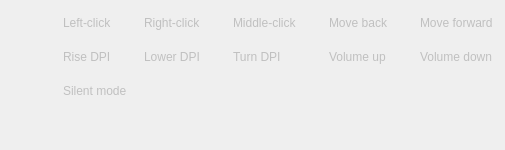
             <widget class="QWidget" name="page_2_1">
              <layout class="QGridLayout" name="gridLayout_20">
               <property name="leftMargin">
                <number>41</number>
               </property>
               <property name="topMargin">
                <number>15</number>
               </property>
               <property name="horizontalSpacing">
                <number>9</number>
               </property>
               <property name="verticalSpacing">
                <number>18</number>
               </property>
               <item row="0" column="1">
                <widget class="QRadioButton" name="rdBttn_key_func_rght_clck">
                 <property name="focusPolicy">
                  <enum>Qt::NoFocus</enum>
                 </property>
                 <property name="styleSheet">
                  <string notr="true">QRadioButton {
	color: silver;
}
QRadioButton:disabled {
	color: #454950;
}
QRadioButton::indicator {
	height: 16px;
	width: 16px;
	border: 0px;
 }
QRadioButton::indicator::unchecked {
	background-image: url(:/images/icons/buttons/icon_option_unchecked.png);
}
QRadioButton::indicator::checked {
	background-image: url(:/images/icons/buttons/icon_option_checked.png);
}
QRadioButton:focus {
   outline: none;
}</string>
                 </property>
                 <property name="text">
                  <string>Right-click</string>
                 </property>
                </widget>
               </item>
               <item row="1" column="0">
                <widget class="QRadioButton" name="rdBttn_key_func_rise_dpi">
                 <property name="focusPolicy">
                  <enum>Qt::NoFocus</enum>
                 </property>
                 <property name="styleSheet">
                  <string notr="true">QRadioButton {
	color: silver;
}
QRadioButton:disabled {
	color: #454950;
}
QRadioButton::indicator {
	height: 16px;
	width: 16px;
	border: 0px;
 }
QRadioButton::indicator::unchecked {
	background-image: url(:/images/icons/buttons/icon_option_unchecked.png);
}
QRadioButton::indicator::checked {
	background-image: url(:/images/icons/buttons/icon_option_checked.png);
}
QRadioButton:focus {
   outline: none;
}</string>
                 </property>
                 <property name="text">
                  <string>Rise DPI</string>
                 </property>
                </widget>
               </item>
               <item row="1" column="4">
                <widget class="QRadioButton" name="rdBttn_key_func_vlm_dwn">
                 <property name="focusPolicy">
                  <enum>Qt::NoFocus</enum>
                 </property>
                 <property name="styleSheet">
                  <string notr="true">QRadioButton {
	color: silver;
}
QRadioButton:disabled {
	color: #454950;
}
QRadioButton::indicator {
	height: 16px;
	width: 16px;
	border: 0px;
 }
QRadioButton::indicator::unchecked {
	background-image: url(:/images/icons/buttons/icon_option_unchecked.png);
}
QRadioButton::indicator::checked {
	background-image: url(:/images/icons/buttons/icon_option_checked.png);
}
QRadioButton:focus {
   outline: none;
}</string>
                 </property>
                 <property name="text">
                  <string>Volume down</string>
                 </property>
                </widget>
               </item>
               <item row="1" column="1">
                <widget class="QRadioButton" name="rdBttn_key_func_lwr_dpi">
                 <property name="focusPolicy">
                  <enum>Qt::NoFocus</enum>
                 </property>
                 <property name="styleSheet">
                  <string notr="true">QRadioButton {
	color: silver;
}
QRadioButton:disabled {
	color: #454950;
}
QRadioButton::indicator {
	height: 16px;
	width: 16px;
	border: 0px;
 }
QRadioButton::indicator::unchecked {
	background-image: url(:/images/icons/buttons/icon_option_unchecked.png);
}
QRadioButton::indicator::checked {
	background-image: url(:/images/icons/buttons/icon_option_checked.png);
}
QRadioButton:focus {
   outline: none;
}</string>
                 </property>
                 <property name="text">
                  <string>Lower DPI</string>
                 </property>
                </widget>
               </item>
               <item row="0" column="2">
                <widget class="QRadioButton" name="rdBttn_key_func_mddl_clck">
                 <property name="focusPolicy">
                  <enum>Qt::NoFocus</enum>
                 </property>
                 <property name="styleSheet">
                  <string notr="true">QRadioButton {
	color: silver;
}
QRadioButton:disabled {
	color: #454950;
}
QRadioButton::indicator {
	height: 16px;
	width: 16px;
	border: 0px;
 }
QRadioButton::indicator::unchecked {
	background-image: url(:/images/icons/buttons/icon_option_unchecked.png);
}
QRadioButton::indicator::checked {
	background-image: url(:/images/icons/buttons/icon_option_checked.png);
}
QRadioButton:focus {
   outline: none;
}</string>
                 </property>
                 <property name="text">
                  <string>Middle-click</string>
                 </property>
                </widget>
               </item>
               <item row="1" column="2">
                <widget class="QRadioButton" name="rdBttn_key_func_trn_dpi">
                 <property name="focusPolicy">
                  <enum>Qt::NoFocus</enum>
                 </property>
                 <property name="styleSheet">
                  <string notr="true">QRadioButton {
	color: silver;
}
QRadioButton:disabled {
	color: #454950;
}
QRadioButton::indicator {
	height: 16px;
	width: 16px;
	border: 0px;
 }
QRadioButton::indicator::unchecked {
	background-image: url(:/images/icons/buttons/icon_option_unchecked.png);
}
QRadioButton::indicator::checked {
	background-image: url(:/images/icons/buttons/icon_option_checked.png);
}
QRadioButton:focus {
   outline: none;
}</string>
                 </property>
                 <property name="text">
                  <string>Turn DPI</string>
                 </property>
                </widget>
               </item>
               <item row="0" column="4">
                <widget class="QRadioButton" name="rdBttn_key_func_mv_frwrd">
                 <property name="focusPolicy">
                  <enum>Qt::NoFocus</enum>
                 </property>
                 <property name="styleSheet">
                  <string notr="true">QRadioButton {
	color: silver;
}
QRadioButton:disabled {
	color: #454950;
}
QRadioButton::indicator {
	height: 16px;
	width: 16px;
	border: 0px;
 }
QRadioButton::indicator::unchecked {
	background-image: url(:/images/icons/buttons/icon_option_unchecked.png);
}
QRadioButton::indicator::checked {
	background-image: url(:/images/icons/buttons/icon_option_checked.png);
}
QRadioButton:focus {
   outline: none;
}</string>
                 </property>
                 <property name="text">
                  <string>Move forward</string>
                 </property>
                </widget>
               </item>
               <item row="0" column="3">
                <widget class="QRadioButton" name="rdBttn_key_func_mv_bck">
                 <property name="focusPolicy">
                  <enum>Qt::NoFocus</enum>
                 </property>
                 <property name="styleSheet">
                  <string notr="true">QRadioButton {
	color: silver;
}
QRadioButton:disabled {
	color: #454950;
}
QRadioButton::indicator {
	height: 16px;
	width: 16px;
	border: 0px;
 }
QRadioButton::indicator::unchecked {
	background-image: url(:/images/icons/buttons/icon_option_unchecked.png);
}
QRadioButton::indicator::checked {
	background-image: url(:/images/icons/buttons/icon_option_checked.png);
}
QRadioButton:focus {
   outline: none;
}</string>
                 </property>
                 <property name="text">
                  <string>Move back</string>
                 </property>
                </widget>
               </item>
               <item row="0" column="0">
                <widget class="QRadioButton" name="rdBttn_key_func_lft_clck">
                 <property name="focusPolicy">
                  <enum>Qt::NoFocus</enum>
                 </property>
                 <property name="styleSheet">
                  <string notr="true">QRadioButton {
	color: silver;
}
QRadioButton:disabled {
	color: #454950;
}
QRadioButton::indicator {
	height: 16px;
	width: 16px;
	border: 0px;
 }
QRadioButton::indicator::unchecked {
	background-image: url(:/images/icons/buttons/icon_option_unchecked.png);
}
QRadioButton::indicator::checked {
	background-image: url(:/images/icons/buttons/icon_option_checked.png);
}
QRadioButton:focus {
   outline: none;
}</string>
                 </property>
                 <property name="text">
                  <string>Left-click</string>
                 </property>
                 <property name="checked">
                  <bool>true</bool>
                 </property>
                </widget>
               </item>
               <item row="1" column="3">
                <widget class="QRadioButton" name="rdBttn_key_func_vlm_up">
                 <property name="focusPolicy">
                  <enum>Qt::NoFocus</enum>
                 </property>
                 <property name="styleSheet">
                  <string notr="true">QRadioButton {
	color: silver;
}
QRadioButton:disabled {
	color: #454950;
}
QRadioButton::indicator {
	height: 16px;
	width: 16px;
	border: 0px;
 }
QRadioButton::indicator::unchecked {
	background-image: url(:/images/icons/buttons/icon_option_unchecked.png);
}
QRadioButton::indicator::checked {
	background-image: url(:/images/icons/buttons/icon_option_checked.png);
}
QRadioButton:focus {
   outline: none;
}</string>
                 </property>
                 <property name="text">
                  <string>Volume up</string>
                 </property>
                </widget>
               </item>
               <item row="2" column="0" colspan="5">
                <widget class="QRadioButton" name="rdBttn_key_func_slnt_mod">
                 <property name="focusPolicy">
                  <enum>Qt::NoFocus</enum>
                 </property>
                 <property name="styleSheet">
                  <string notr="true">QRadioButton {
	color: silver;
}
QRadioButton:disabled {
	color: #454950;
}
QRadioButton::indicator {
	height: 16px;
	width: 16px;
	border: 0px;
 }
QRadioButton::indicator::unchecked {
	background-image: url(:/images/icons/buttons/icon_option_unchecked.png);
}
QRadioButton::indicator::checked {
	background-image: url(:/images/icons/buttons/icon_option_checked.png);
}
QRadioButton:focus {
   outline: none;
}</string>
                 </property>
                 <property name="text">
                  <string>Silent mode</string>
                 </property>
                </widget>
               </item>
               <item row="3" column="0" colspan="5">
                <spacer name="verticalSpacer_19">
                 <property name="orientation">
                  <enum>Qt::Vertical</enum>
                 </property>
                 <property name="sizeHint" stdset="0">
                  <size>
                   <width>20</width>
                   <height>40</height>
                  </size>
                 </property>
                </spacer>
               </item>
              </layout>
             </widget>
